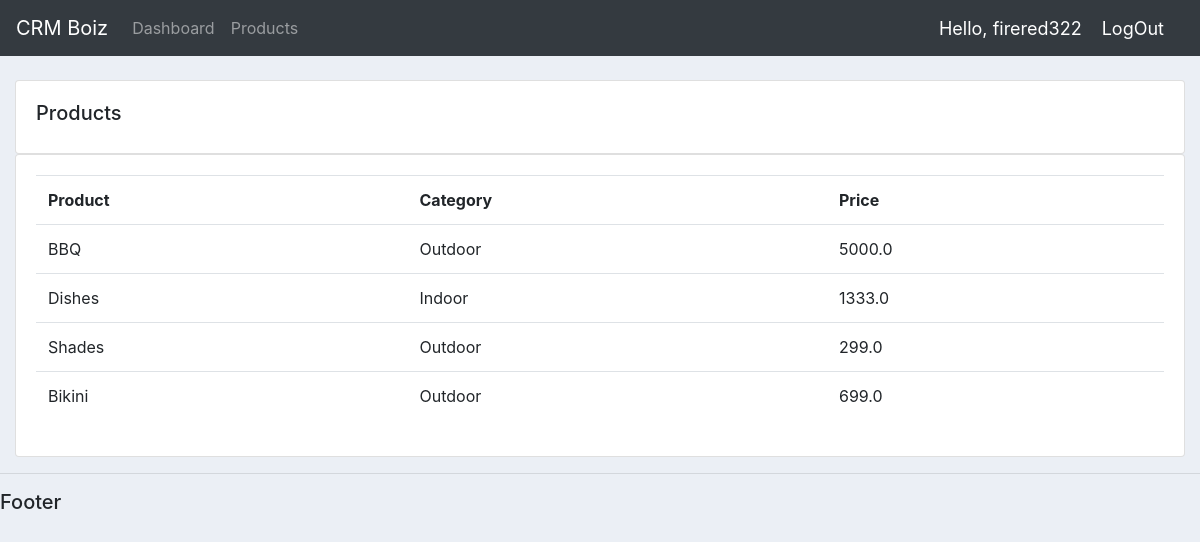
Screenshot of /products/ (signed in) with the database file from the repository.
### accounts/models.py (models this page shows, shortened)
class Product(models.Model):
    CATEGORY = (
        ('Indoor', 'Indoor'),
        ('Outdoor', 'Outdoor')
    )
    tags = models.ManyToManyField(Tag)
    name = models.CharField(max_length=200, null=True)
    price = models.FloatField(null=True)
    category = models.CharField(max_length=200, null=True, choices=CATEGORY)
    description = models.CharField(max_length=200, null=True, blank=True)
    date_created = models.DateTimeField(auto_now_add=True)

### accounts/views.py (the view)
# urls.py: path('products/', views.products, name="products"),
def products(request):
    products = Product.objects.all()
    return render(request, 'accounts/products.html', {'products': products})

### accounts/templates/accounts/products.html
{% extends 'accounts/main.html' %} {% block content %}
<br />
<div class="row">
  <div class="col-md">
    <div class="card card-body">
      <h5>Products</h5>
    </div>
    <div class="card card-body">
      <table class="table">
        <tr>
          <th>Product</th>
          <th>Category</th>
          <th>Price</th>
        </tr>
        {% for i in products %}
        <tr>
           <td>{{ i.name }}</td>
           <td>{{ i.category }}</td>
           <td>{{ i.price }}</td>
        </tr>
        {% endfor %}
      </table>
    </div>
  </div>
</div>
{% endblock %}

### accounts/templates/accounts/navbar.html (shortened to what this page needs)
{% load static %}
<nav class="navbar navbar-expand-lg navbar-dark bg-dark">
  <a class="navbar-brand" href="{% url 'home' %}">CRM Boiz</a>
  <div class="collapse navbar-collapse" id="navbarNav">
    <ul class="navbar-nav">
      <li class="nav-item">
        <a class="nav-link" href="{% url 'home' %}">Dashboard</a>
      </li>
      <li class="nav-item">
        <a class="nav-link" href="{% url 'products' %}">Products</a>
      </li>
    </ul>
  </div>
  <span class="hello-msg">Hello, {{request.user}}</span>
  <span><a class="hello-msg" href={%url 'logout'%}>LogOut</a></span>
</nav>

### accounts/templates/accounts/main.html (style rules this page uses)
body { background-color: #ebeff5; }

### accounts/templates/accounts/navbar.html (style rules this page uses)
.hello-msg { color: white; font-size: 18px; margin-right: 20px; }

### rows the page displays
Product: name "BBQ", category "Outdoor", price "5000.0"
Product: name "Dishes", category "Indoor", price "1333.0"
Product: name "Shades", category "Outdoor", price "299.0"
Product: name "Bikini", category "Outdoor", price "699.0"

### other values shown
{{ request.user }} "firered322"
